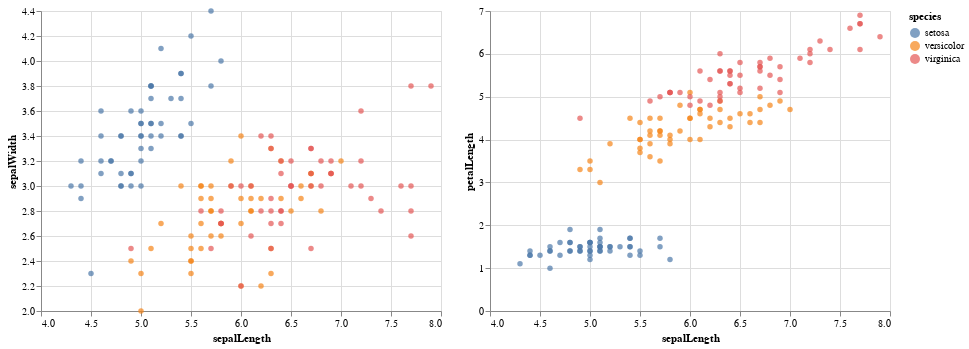

Notebook cell for this chart:
### Code cell
brush = alt.selection_interval(resolve='union')  # The default is 'global'

points = (alt.Chart(iris_data).mark_circle().encode(
    x=alt.X('sepalLength', scale=alt.Scale(zero=False)),
    y=alt.Y('sepalWidth', scale=alt.Scale(zero=False)),
    color=alt.condition(brush, 'species', 
                        alt.value('lightgray')))
.add_selection(brush))

points | points.encode(y='petalLength')

### Figure 1 — Vega-Lite specification as saved in the notebook (floating-point values rounded to 4 significant figures; data arrays with more than 128 entries replaced by an {"elided": "..."} marker saying what was removed)
{"config": {"view": {"continuousWidth": 400, "continuousHeight": 300}}, "hconcat": [{"mark": "circle", "encoding": {"color": {"condition": {"field": "species", "type": "nominal", "selection": "selector006"}, "value": "lightgray"}, "x": {"field": "sepalLength", "scale": {"zero": false}, "type": "quantitative"}, "y": {"field": "sepalWidth", "scale": {"zero": false}, "type": "quantitative"}}, "selection": {"selector006": {"type": "interval", "resolve": "union"}}}, {"mark": "circle", "encoding": {"color": {"condition": {"field": "species", "type": "nominal", "selection": "selector006"}, "value": "lightgray"}, "x": {"field": "sepalLength", "scale": {"zero": false}, "type": "quantitative"}, "y": {"field": "petalLength", "type": "quantitative"}}, "selection": {"selector006": {"type": "interval", "resolve": "union"}}}], "data": {"name": "data-cb5f6f68883200d5e9a851f3ae4ae120"}, "$schema": "https://vega.github.io/schema/vega-lite/v4.17.0.json", "datasets": {"data-cb5f6f68883200d5e9a851f3ae4ae120": {"elided": "150 records"}}}
